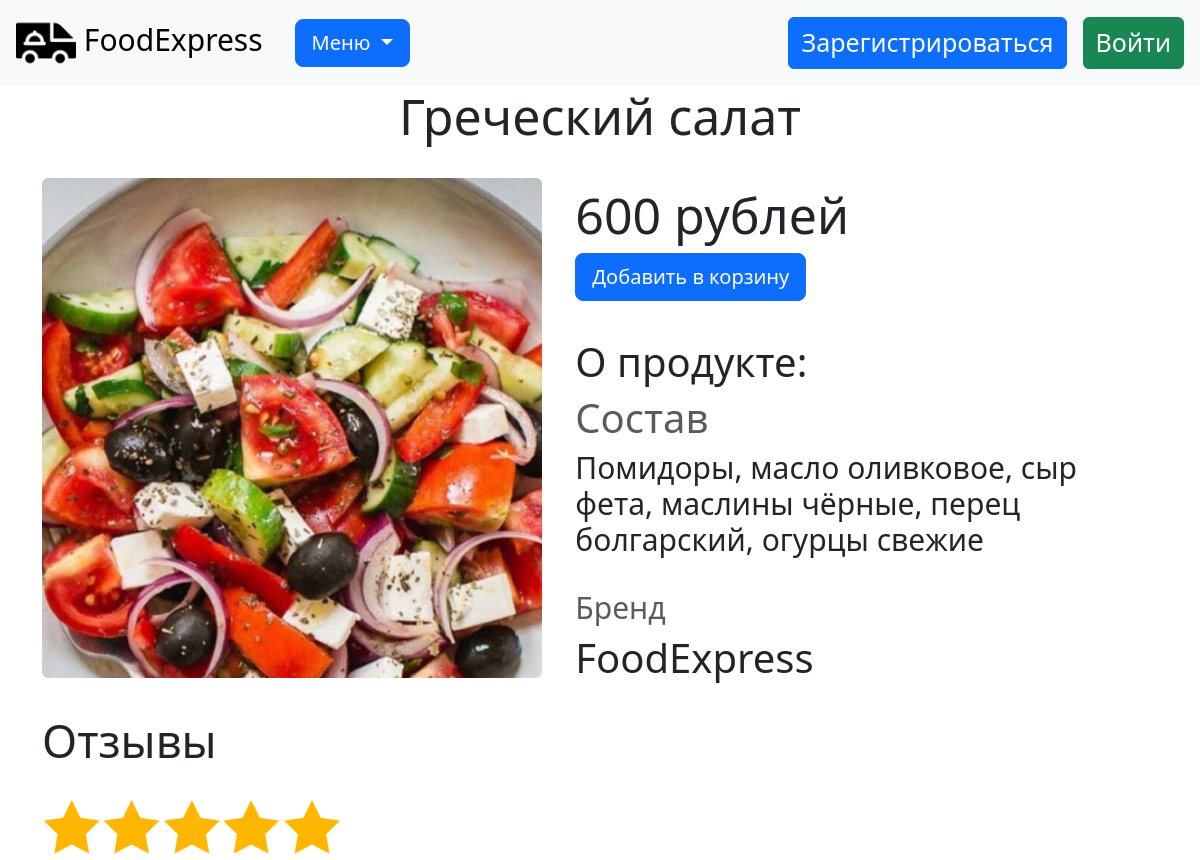
The page /food/2 on the database its author committed.
### data/food.py (models this page shows)
class Food(SqlAlchemyBase, SerializerMixin):
    __tablename__ = 'food'
    id = sqlalchemy.Column(sqlalchemy.Integer,
                           primary_key=True, autoincrement=True)
    type = sqlalchemy.Column(sqlalchemy.String, nullable=True)
    name = sqlalchemy.Column(sqlalchemy.String, nullable=True)
    about = sqlalchemy.Column(sqlalchemy.String, nullable=True)
    price = sqlalchemy.Column(sqlalchemy.String, nullable=True)
    image = sqlalchemy.Column(sqlalchemy.String, nullable=True)

### server.py (the view)
@app.route("/food/<int:id>")
def food(id):
    db_sess = db_session.create_session()
    userr = db_sess.query(User).all()
    food = db_sess.query(Food).filter(Food.id == id).first()
    return render_template("buy.html", food=food, user=userr, id=id)

### data/db_session.py (called while the page is built)
def create_session() -> Session:
    global __factory
    return __factory()

### templates/buy.html (shortened to what this page needs)
{% extends "base.html" %}
{% block content %}
    <head>
    </head>
    <body>
    <div class="container">
        <div class="text-center">
            <h5 class="shrift">{{ food.name }}</h5>
            <br/>
        </div>
        <table width="100%" cellspacing="0" cellpadding="0">
            <tr>
                <td class="leftcol"><img class="rounded souz" src="{{ url_for('static', filename=food.image) }}" width="500"
                                         height="500"
                                         alt="..."></td>
                <td class="white-space-pre">        </td>
                <td valign="top">
                    <table width="100%" cellspacing="0" cellpadding="0">
                        <tr>
                            <td class="shrift">{{ food.price }}</td>
                        </tr>
                    </table>
                    {% if current_user.is_authenticated %}
                        <a class="btn btn-primary btn-lg" href="/basket/{{ id }}">Добавить в корзину</a>
                    {% else %}
                        <a class="btn btn-primary btn-lg" href="/basket">Добавить в корзину</a>
                    {% endif %}
                    <h4 class="white-space-pre">      </h4>
                    <h4 class="shrift1">О продукте:</h4>
                    <h4 class="card-subtitle mb-2 text-muted shrift1">Состав</h4>
                    <h4 class="shrift2">{{ food.about }}</h4>
                    <br/>
                    <h4 class="card-subtitle mb-2 text-muted shrift2">Бренд</h4>
                    <h4 class="shrift1">FoodExpress</h4>
                </td>
            </tr>
        </table>
        <br/>
        <h4 style="font-size: 45px">Отзывы</h4>
        <br/>
        <img src="{{ url_for('static', filename='img/stars.png') }}" width="300" height="60"
             alt="...">
    </div>
    </body>
{% endblock %}

### templates/buy.html (style rules this page uses)
TD.leftcol { width: 110px; vertical-align: top; }
.white-space-pre { white-space: pre; }
@media screen and (max-width: 2000px) { .shrift { font-size: 50px } }
@media screen and (max-width: 2000px) { .shrift1 { font-size: 40px } }
@media screen and (max-width: 2000px) { .shrift2 { font-size: 30px } }

### rows shown on the page
Food: name "Греческий салат", image (picture), price "600 рублей", about "Помидоры, масло оливковое, сыр фета, маслины чёрные, перец болгарский, огурцы свежие"
